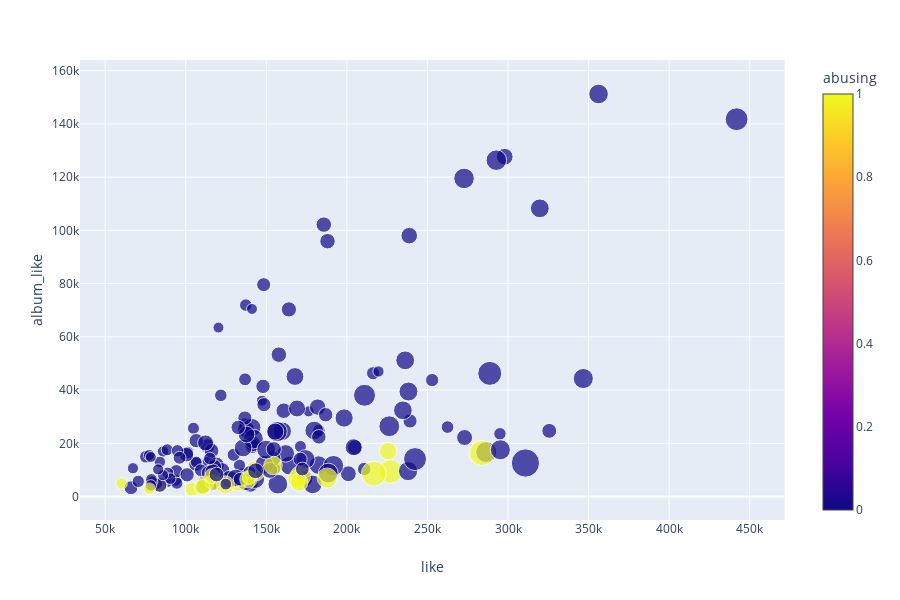

The cell this chart's notebook holds for it:
### Markdown cell above
# 가설 : 어뷰징 가수는 음원 좋아요에 비해 음원 좋아요의 비율이 적을 것이다

### Code cell
px.scatter(melon_title[melon_title['user_per']>5], x = 'like', y = 'album_like',color = 'abusing', size = 'user_per', hover_data = ['artist', 'title'])

### Figure 1 — Plotly figure (JSON) as saved in the notebook; plotly's stock layout.template omitted (floating-point values rounded to 4 significant figures; data arrays with more than 128 entries replaced by an {"elided": "..."} marker saying what was removed)
{"data": [{"customdata": {"elided": "167x2 str values"}, "hoverlabel": {"namelength": 0}, "hovertemplate": "like=%{x}<br>album_like=%{y}<br>user_per=%{marker.size}<br>artist=%{customdata[0]}<br>title=%{customdata[1]}<br>abusing=%{marker.color}", "legendgroup": "", "marker": {"color": {"elided": "167 int values"}, "coloraxis": "coloraxis", "size": {"elided": "167 float values"}, "sizemode": "area", "sizeref": 0.08324, "symbol": "circle"}, "mode": "markers", "name": "", "showlegend": false, "type": "scatter", "x": {"elided": "167 int values"}, "xaxis": "x", "y": {"elided": "167 int values"}, "yaxis": "y"}], "layout": {"coloraxis": {"colorbar": {"title": {"text": "abusing"}}, "colorscale": [[0, "#0d0887"], [0.1111, "#46039f"], [0.2222, "#7201a8"], [0.3333, "#9c179e"], [0.4444, "#bd3786"], [0.5556, "#d8576b"], [0.6667, "#ed7953"], [0.7778, "#fb9f3a"], [0.8889, "#fdca26"], [1, "#f0f921"]]}, "height": 600, "legend": {"itemsizing": "constant", "tracegroupgap": 0}, "margin": {"t": 60}, "xaxis": {"anchor": "y", "domain": [0, 0.98], "title": {"text": "like"}}, "yaxis": {"anchor": "x", "domain": [0, 1], "title": {"text": "album_like"}}}}
